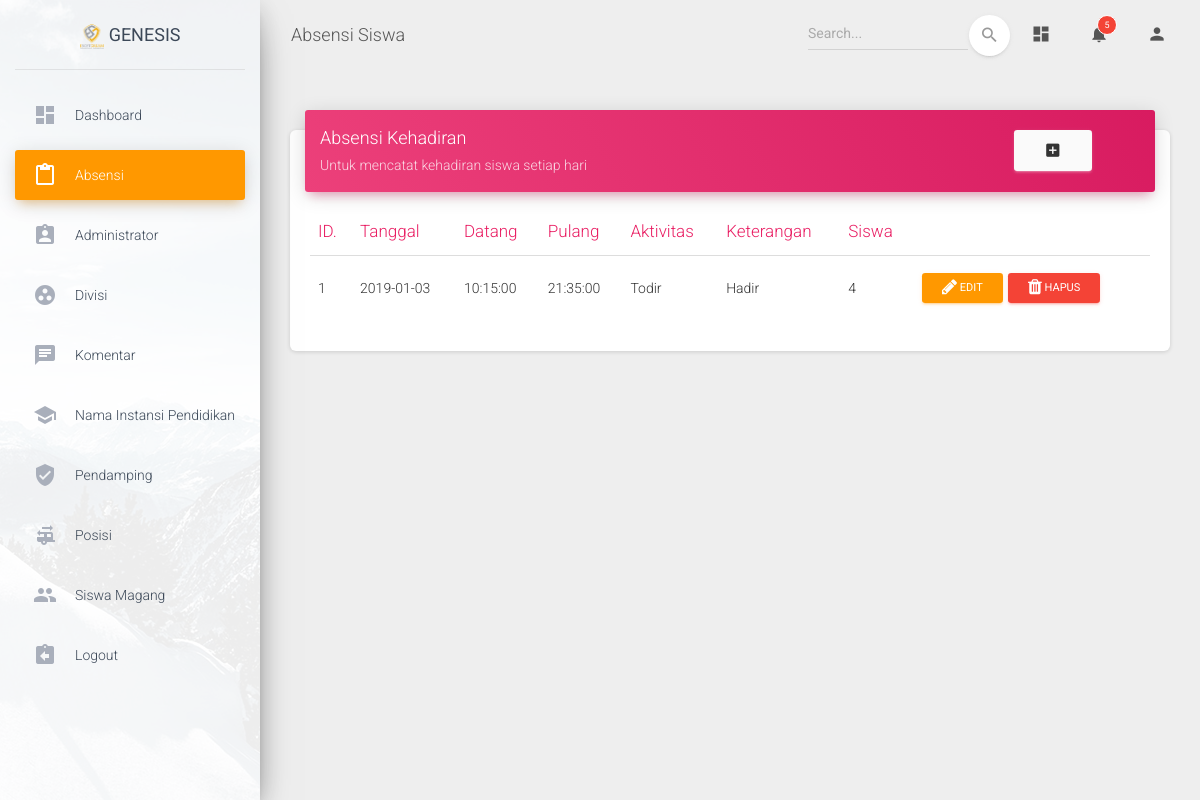
Page /index.php/Admin/Absensi on the earlier database version.
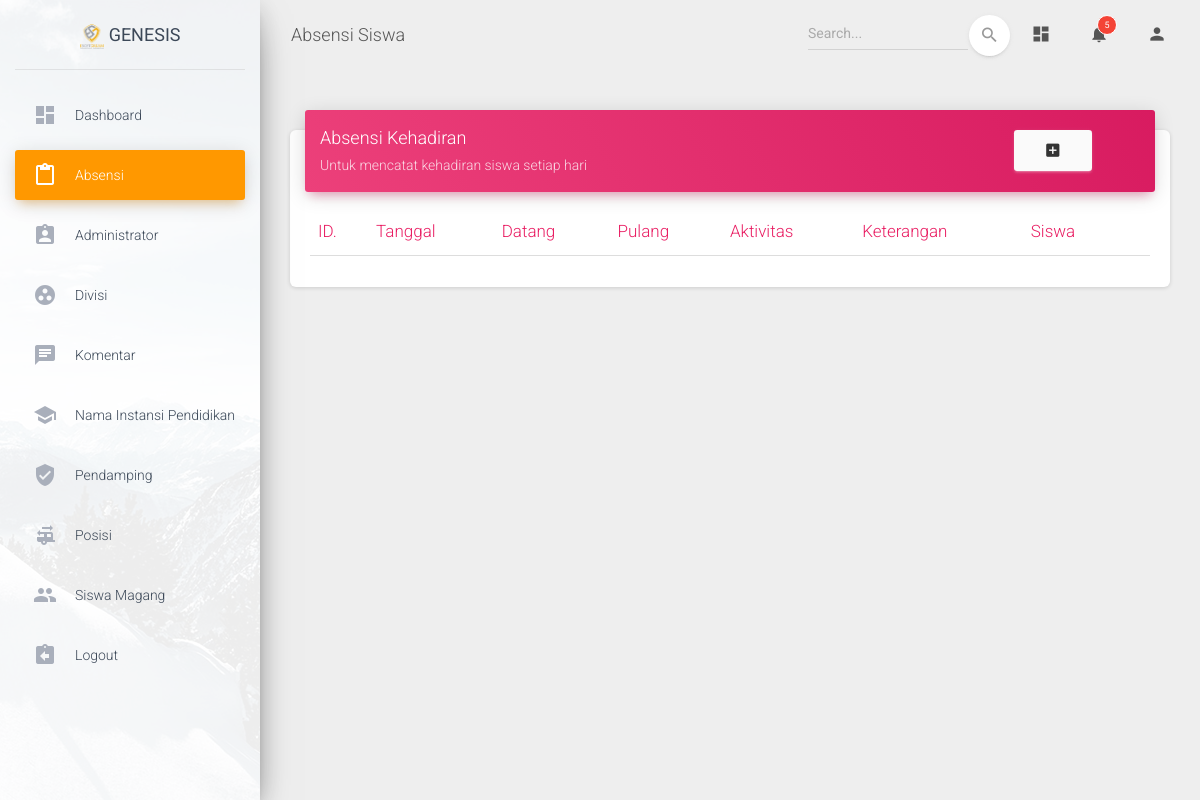
Same page on the later database version.
### tables this page shows
CREATE TABLE `absensi` (
  `id_absensi` int(11) NOT NULL,
  `tanggal` datetime NOT NULL,
  `datang` time NOT NULL,
  `pulang` time NOT NULL,
  `aktivitas` text NOT NULL,
  `keterangan` text NOT NULL,
  `fk_id_siswa` int(11) NOT NULL
);

### application/controllers/Admin/Absensi.php (called while the page is built, shortened)
<?php
class Absensi extends CI_Controller {
	public function __construct()
	{
		$this->load->library('form_validation');
		$this->load->model('AbsensiModel');
		$this->load->helper('form');
	}
	public function index()
	{
		$data['data'] = $this->AbsensiModel->get();
		$this->load->view('admin/absensi/template/header');
		$this->load->view('admin/absensi/index',$data);
		$this->load->view('admin/absensi/template/footer');
	}
}

### index.php (called while the page is built, shortened)
<?php
require_once BASEPATH.'core/CodeIgniter.php';

### application/models/AbsensiModel.php (called while the page is built, shortened)
<?php
class AbsensiModel extends CI_Model {
	public function get()
	{
		$this->db->select("absensi.*,(select nama from siswa_magang where id_siswa=absensi.fk_id_siswa) as nama_siswa");
		$this->db->order_by('tanggal','desc');
		return $this->db->get('absensi')->result();
	}
}

### application/views/admin/absensi/index.php (the view)
<?php $c_name = "Absensi" ?>
      <div class="content">
        <div class="container-fluid">
          <div class="row">
          <div class="col-md-12">
              <div class="card">
                <div class="card-header card-header-rose">
                  <div class="row">
                    <div class="col-md-10">
                  <h4 class="card-title ">Absensi Kehadiran</h4>
                  <p class="card-category">Untuk mencatat kehadiran siswa setiap hari</p>
                  </div>
                  <div class="col-xs-2">
                    <a href="<?= base_url('index.php/Admin/Absensi/insert') ?>" rel="tooltip" title="Tambah Data" class="btn btn-secondary">
                      <i class="material-icons">add_box</i>
                    </a>
                  </div>
                </div>
              </div>
                <div class="card-body">
                  <div class="table-responsive">
                    <table class="table">
                      <thead class=" text-rose">
                        <th>ID.</th>
                        <th>Tanggal</th>
                        <th>Datang</th>
                        <th>Pulang</th>
                        <th>Aktivitas</th>
                        <th>Keterangan</th>
                        <th>Siswa</th>
                        <th></th>
                      </thead>
                      <tbody>
                        <?php foreach ($data as $key => $value): ?>
                          <tr>
                            <td><?php echo ++$key; ?></td>
                            <td><?php echo date("Y-m-d", strtotime($value->tanggal)) ?></td>
                            <td><?php echo $value->datang ?></td>
                            <td><?php echo $value->pulang ?></td>
                            <td><?php echo $value->aktivitas ?></td>
                            <td><?php echo $value->keterangan ?></td>
                            <td><?php echo $value->fk_id_siswa ?></td>
                            <td>
                              <a class="btn btn-sm btn-warning" href="<?php echo site_url("Admin/".$c_name."/update/".$value->id_absensi) ?>"><i class="fa fa-pencil"></i> Edit</a>
                              <a href="<?php echo site_url("Admin/".$c_name."/delete/".$value->id_absensi) ?>" onclick="return confirm('Apakah anda yakin?')" class="btn btn-sm btn-danger">
                                <i class="fa fa-trash"></i> Hapus
                              </a>
                            </td>
                          </tr>
                          <?php endforeach ?>
                      </tbody>
                    </table>
                  </div>
                </div>
              </div>
              </div>
            </div>
          </div>
        </div>
      </div>

Differences in the rows shown:
removed absensi: tanggal "2019-01-03", datang "10:15:00", pulang "21:35:00", aktivitas "Todir", keterangan "Hadir", fk_id_siswa "4"
